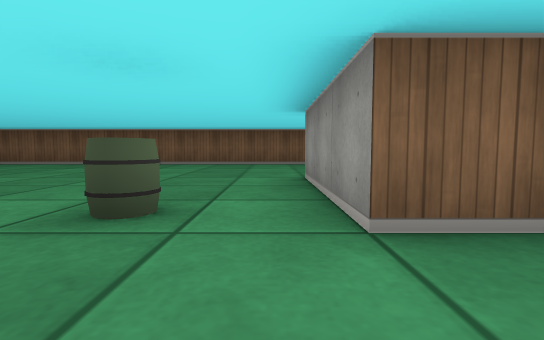
view 1 (above)

16 first-person views from a walk through a cub3D ray-caster map. The camera is about half as high as the walls, tilts 4° down and sees 85° across. The floor is counted in squares. Each view is taken from the middle of a square. On the plan, view 1 faces up. The plan holds only what a view shows up to about 9 squares ahead; the rest is blank.

view 2
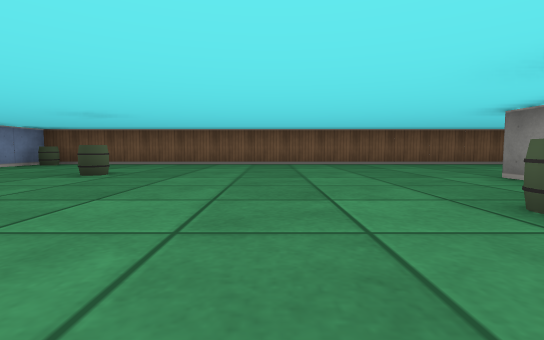

view 3
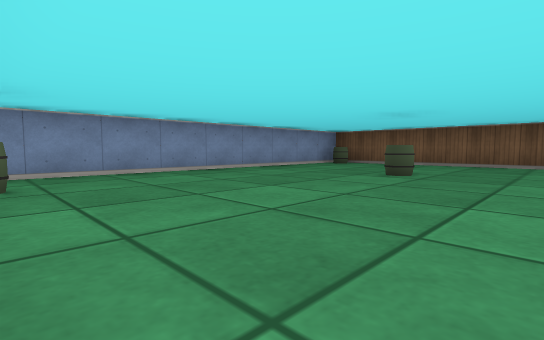

view 4
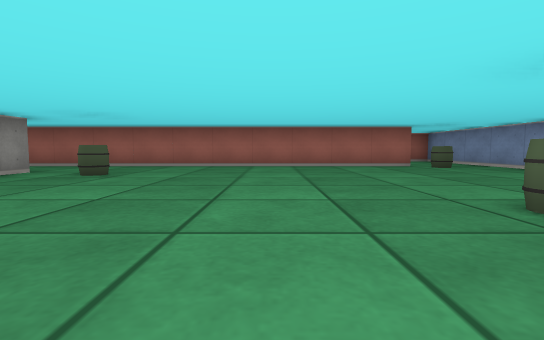

view 5
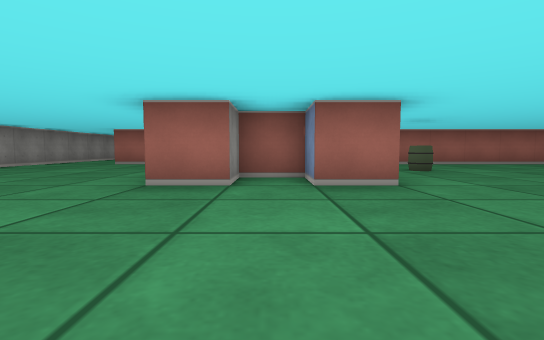

view 6
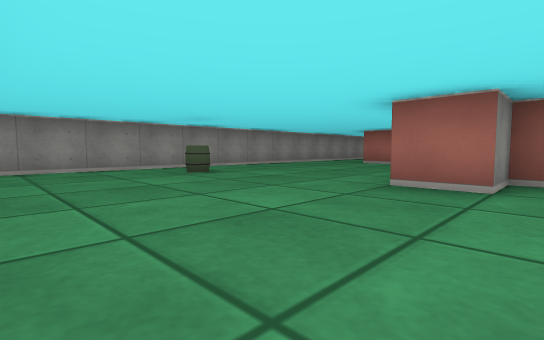

view 7
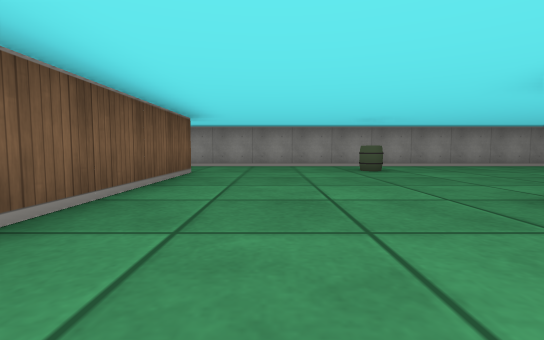

view 8
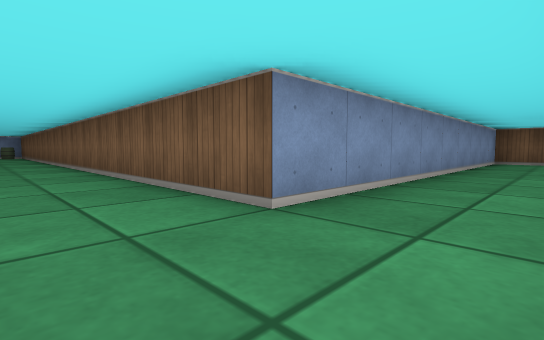

view 9
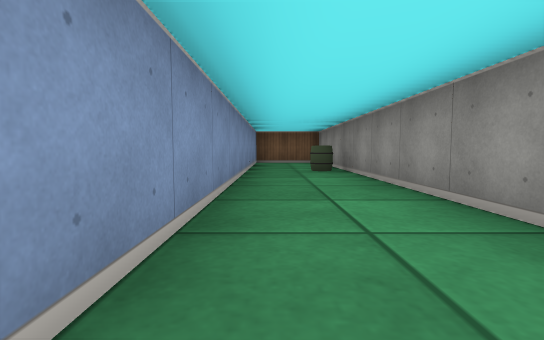

view 10
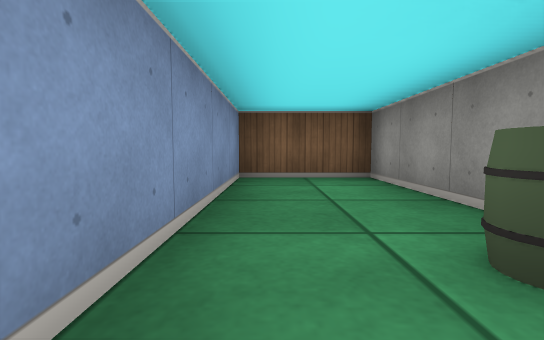

view 11
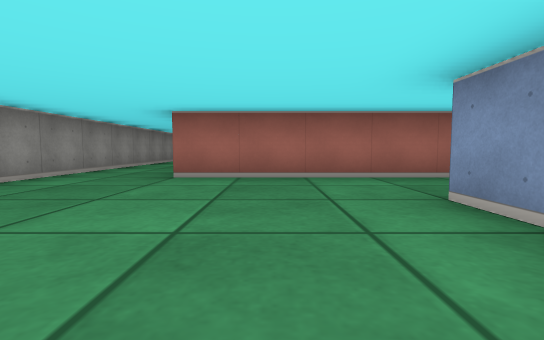

view 12
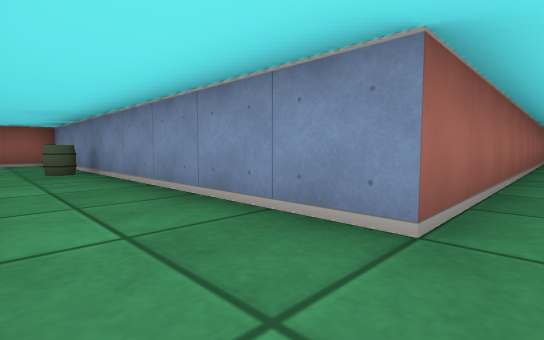

view 13
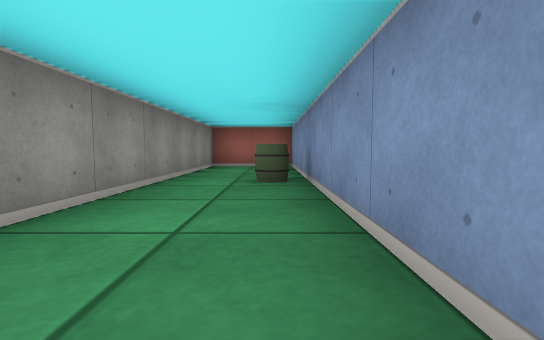

view 14
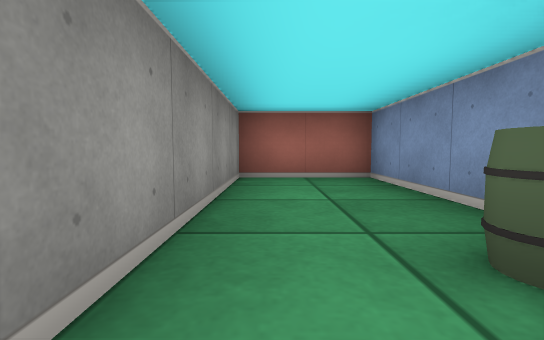

view 15
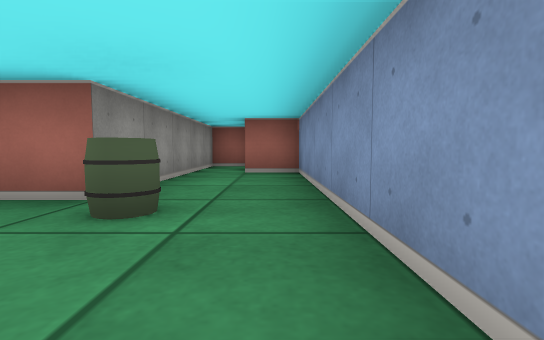

view 16
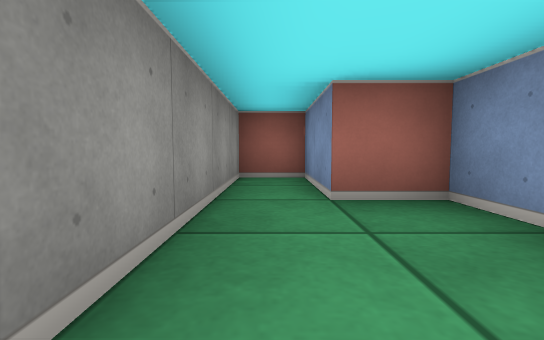

### Floor plan
Points are (right, up) in squares from view 1. A wall is a line through its corners. A room is listed if a view was taken in it or the views show most of it. See-through windows are left out.
Room 1 (views 1, 2, 3, 4, 5, 6, 7, 8, 9, 10, 11, 12, 13, 14, 15, 16)
walls: (1.5, 1.5) (0.5, 1.5) (0.5, 4.5) (1.5, 4.5) (1.5, 3.5) (2.5, 3.5) (2.5, 4.5) (3.5, 4.5); (3.5, 2.5) (3.5, 1.5); (6.5, -0.5) (6.5, -9.5) (8.5, -9.5) (8.5, 17.5) (6.5, 17.5) (6.5, 8.5) (-9.5, 8.5) (-9.5, -3.5) (-8.5, -3.5) (-8.5, -5.5) (-7.5, -5.5) (-7.5, -0.5) (6.5, -0.5)
objects: barrel (-9, 8); barrel (-8, 0); barrel (-6, 5); barrel (-1, 2); barrel (7, -6); barrel (7, 5); barrel (8, 14)

Positions as (right, up) in squares from view 1, and headings:
1: (0, 0), facing up
2: (-3, 0), facing up
3: (-4, 0), facing up-left
4: (-4, 7), facing down
5: (2, 8), facing down
6: (2, 8), facing down-right
7: (1, 7), facing right
8: (8, 7), facing up-left
9: (7, 8), facing up
10: (7, 13), facing up
11: (5, 4), facing down
12: (8, 0), facing down-left
13: (7, -2), facing down
14: (8, -5), facing down
15: (-9, 2), facing down
16: (-8, -1), facing down
